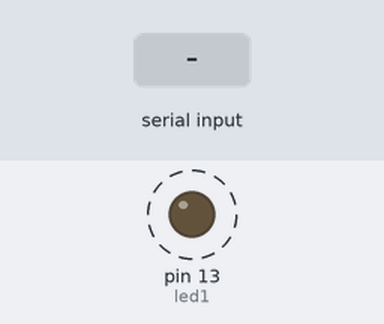
Recording of a sketch running on a simulated Arduino Uno, built with avr-gcc and run on an emulated ATmega328P. On the bench: output pins drawn as LEDs (lit = HIGH). Dashed ring = blinking. Inputs (shaded band) come from the test bench. What the sketch prints to the serial monitor is not drawn.

Above: at 6.3 s.
6.4 s: "start\n" received over Serial
At 8.04 s:
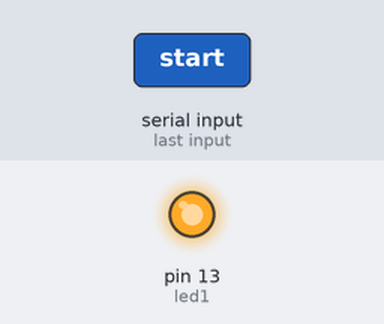
9.4 s: "ledon\n" received over Serial
At 10.0 s:
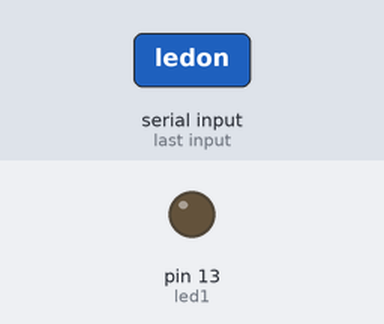
Timing chart, 0 to 12.4 s (numbered marks = the images above; inputs shaded):
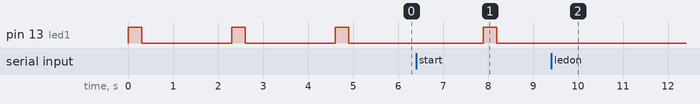

Measured:
- after the input at 9.4 s, pin 13 (led1): stops changing and stays LOW
- by itself, pin 13 (led1): alternates HIGH for 0.30 s and LOW for 2.0 s

The sketch:

deneme2.ino
```cpp
int led1 = 13,yanma=300,sonme=2000,baudrate=115200;
String okunan = "";
bool durum=true;
bool okundu=false;

void setup() {
  pinMode(led1, OUTPUT); //ledin çıkış olarak ayarlanması
  Serial.begin(baudrate); //seri haberleşmenin başlatılması
}

void loop() {

  if(okundu){ // Seri bilginin okundu kontrolü
  if(okunan=="stop"){ // stop komutu
    durum=false;
    Serial.print("DURDURULDU\nGelen Veri: "+okunan+"\n");}
  if(okunan=="start"){ // start komutu
    durum=true;
    Serial.print("BASLATILDI\nGelen Veri: "+okunan+"\n");}
  if (okunan.indexOf("ledon")!=-1) { //gelen string içerisinde ledon içerme kontrolü
    String deger = okunan.substring(6); // eşittirden sonrasını ayırma
    Serial.print("ACIK DURUMU ICIN GIRILEN SURE: "+deger+" \nGelen Veri: "+okunan+"\n");
    int aaa=deger.toInt(); // ayrılan değeri int çevirme
    yanma=aaa; // yanma değerine girlen değeri atama
    }
  if (okunan.indexOf("ledoff")!=-1) {//gelen string içerisinde ledoff içerme kontrolü
    String deger = okunan.substring(7);// eşittirden sonrasını ayırma
    Serial.print("KAPALI DURUMU ICIN GIRILEN SURE: "+deger+" \nGelen Veri: "+okunan+"\n");
    int bbb=deger.toInt();// ayrılan değeri int çevirme
    sonme=bbb; // sönme değerine girilen değeri atama
    }
  if (okunan.indexOf("baudrate")!=-1) {//gelen string içerisinde ledoff içerme kontrolü
    String deger = okunan.substring(9);// eşittirden sonrasını ayırma
    Serial.print("KAPALI DURUMU ICIN GIRILEN SURE: "+deger+" \nGelen Veri: "+okunan+"\n");
    int bb=deger.toInt();// ayrılan değeri int çevirme
    baudrate=bb; // sönme değerine girilen değeri atama
  }
  if(okunan=="help"){ // yardım komutu
    Serial.print("Sistemi durdurmak icin 'stop' komutunu kullanınız.\nSistemi baslatmak icin 'start' komutunu kullanınız.\nLed yanma süresini ayarlamak icin 'ledon=sure' yaziniz.\nLed sonme suresini ayarlamak icin 'ledoff=sure' yaziniz\n");
  }
  else{Serial.print("Yanlıs Komut Girdiniz! Komutlara Erismek Icin help yaziniz.\n");} //yanlış komut girildğinde gelicek uyarı
  okunan = ""; // gelen stringin atandığı değerin temizlenmesi
  okundu=false; // okundu bilgisinin false olması
  }


  if(durum){ // durum kontrolü
    digitalWrite(led1,HIGH); // ledin yanması
    delay(yanma); //bekleme
    digitalWrite(led1,LOW); //ledin sönmesi
    delay(sonme); //beklene
  }
  else{
    digitalWrite(led1, !digitalRead(led1));//ledin karşı değere geçmesi
    delay(1000); // 1 sn bekleme
  }

}

void serialEvent() { // Seri Porttan bilgi geldiğinde interrupt uygulayan arduino fonksiyonu.
  if (Serial.available() > 0) {//Seri Bilgi Geliyormu
    okunan = Serial.readString();//okunan bilgiyi string olarak tutma
    okundu=true;  //okundu bilgisi
  }
}
```
